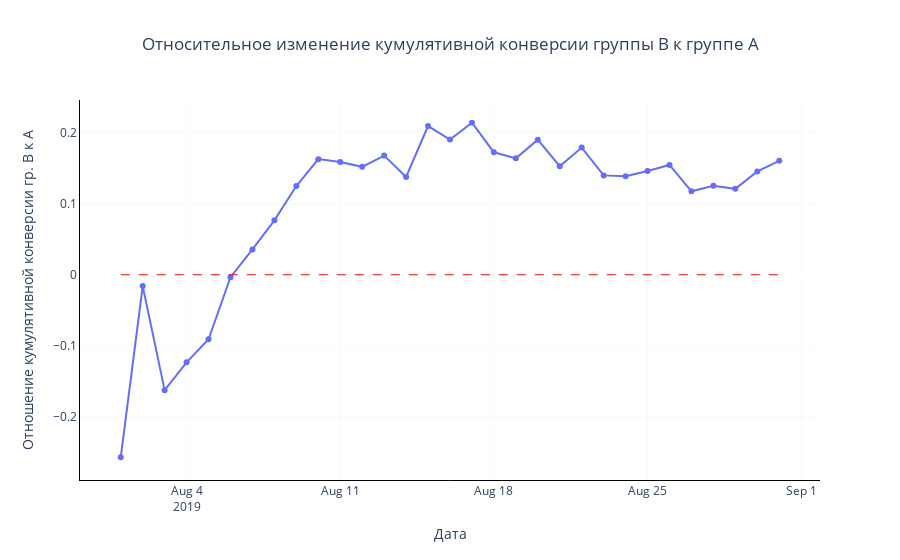

Notebook code for this chart:
### Code cell
fig = go.Figure()

fig.add_scatter(
    x=merged_сumulative_сonversions['date_order'], 
    y=merged_сumulative_сonversions['сumulative_сonversions_ratio'],
    mode='lines+markers'
)

fig.add_shape(type='line',
                x0='2019-08-01',
                y0=0,
                x1='2019-08-31',
                y1=0,
                line=dict(color='Red', dash='dash', width=1),
                xref='x',
                yref='y'
)

fig.update_xaxes(showline=True, linewidth=1, linecolor='black', gridcolor='#f9f9f9')
fig.update_yaxes(showline=True, linewidth=1, linecolor='black', gridcolor='#f9f9f9')

fig.update_layout(
    title='Относительное изменение кумулятивной конверсии группы B к группе A',
    xaxis_title='Дата',
    yaxis_title='Отношение кумулятивной конверсии гр. В к А',
    plot_bgcolor='#ffffff'
)

fig.update(layout=dict(title=dict(x=0.5)))

fig.show()

### Figure 1 — Plotly figure (JSON) as saved in the notebook; plotly's stock layout.template omitted (floating-point values rounded to 4 significant figures)
{"data": [{"mode": "lines+markers", "type": "scatter", "x": ["2019-08-01T00:00:00", "2019-08-02T00:00:00", "2019-08-03T00:00:00", "2019-08-04T00:00:00", "2019-08-05T00:00:00", "2019-08-06T00:00:00", "2019-08-07T00:00:00", "2019-08-08T00:00:00", "2019-08-09T00:00:00", "2019-08-10T00:00:00", "2019-08-11T00:00:00", "2019-08-12T00:00:00", "2019-08-13T00:00:00", "2019-08-14T00:00:00", "2019-08-15T00:00:00", "2019-08-16T00:00:00", "2019-08-17T00:00:00", "2019-08-18T00:00:00", "2019-08-19T00:00:00", "2019-08-20T00:00:00", "2019-08-21T00:00:00", "2019-08-22T00:00:00", "2019-08-23T00:00:00", "2019-08-24T00:00:00", "2019-08-25T00:00:00", "2019-08-26T00:00:00", "2019-08-27T00:00:00", "2019-08-28T00:00:00", "2019-08-29T00:00:00", "2019-08-30T00:00:00", "2019-08-31T00:00:00"], "y": [-0.2562, -0.01592, -0.162, -0.1229, -0.0906, -0.003497, 0.03559, 0.07636, 0.1245, 0.1624, 0.1583, 0.1515, 0.1673, 0.1373, 0.2088, 0.1899, 0.2134, 0.172, 0.1634, 0.1897, 0.1523, 0.1786, 0.1395, 0.1385, 0.1457, 0.1542, 0.1172, 0.125, 0.1206, 0.1451, 0.16]}], "layout": {"plot_bgcolor": "#ffffff", "shapes": [{"line": {"color": "Red", "dash": "dash", "width": 1}, "type": "line", "x0": "2019-08-01", "x1": "2019-08-31", "xref": "x", "y0": 0, "y1": 0, "yref": "y"}], "title": {"text": "Относительное изменение кумулятивной конверсии группы B к группе A", "x": 0.5}, "xaxis": {"gridcolor": "#f9f9f9", "linecolor": "black", "linewidth": 1, "showline": true, "title": {"text": "Дата"}}, "yaxis": {"gridcolor": "#f9f9f9", "linecolor": "black", "linewidth": 1, "showline": true, "title": {"text": "Отношение кумулятивной конверсии гр. В к А"}}}}
